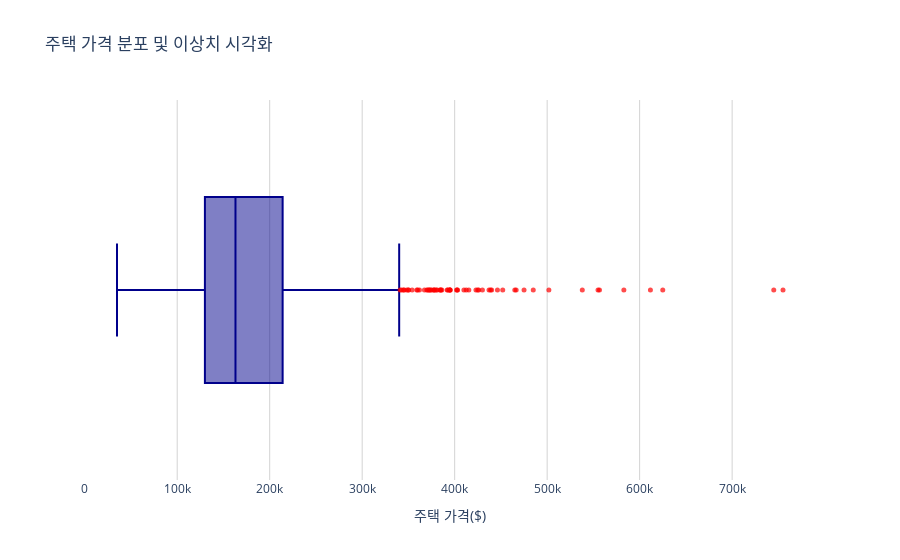

Here is the notebook cell this chart was saved with:
### Code cell
# plotly.express를 사용하여 주택 가격(SalePrice)의 가로 박스플롯 생성
fig = px.box(
    df,
    x='SalePrice',  # y 대신 x를 사용하여 가로 방향으로 변경
    title='주택 가격 분포 및 이상치 시각화',
    labels={'SalePrice': '주택 가격($)'},
    color_discrete_sequence=['royalblue']
)

# 이상치 포인트 강조 설정
fig.update_traces(
    boxpoints='outliers',  # 이상치만 표시
    marker=dict(
        size=5,
        color='red',
        opacity=0.7
    ),
    line=dict(color='darkblue')
)

fig.update_layout(
    showlegend=False,
    xaxis=dict(  # yaxis 대신 xaxis로 변경
        title='주택 가격($)',
        gridcolor='lightgray'
    ),
    plot_bgcolor='white'
)

fig.show()

### Figure 1 — Plotly figure (JSON) as saved in the notebook; plotly's stock layout.template omitted (floating-point values rounded to 4 significant figures; data arrays with more than 128 entries replaced by an {"elided": "..."} marker saying what was removed)
{"data": [{"alignmentgroup": "True", "boxpoints": "outliers", "hovertemplate": "주택 가격($)=%{x}<extra></extra>", "legendgroup": "", "line": {"color": "darkblue"}, "marker": {"color": "red", "opacity": 0.7, "size": 5}, "name": "", "notched": false, "offsetgroup": "", "orientation": "h", "showlegend": false, "type": "box", "x": {"elided": "1460 int values"}, "x0": " ", "xaxis": "x", "y0": " ", "yaxis": "y"}], "layout": {"boxmode": "group", "legend": {"tracegroupgap": 0}, "plot_bgcolor": "white", "showlegend": false, "title": {"text": "주택 가격 분포 및 이상치 시각화"}, "xaxis": {"anchor": "y", "domain": [0, 1], "gridcolor": "lightgray", "title": {"text": "주택 가격($)"}}, "yaxis": {"anchor": "x", "domain": [0, 1]}}}
